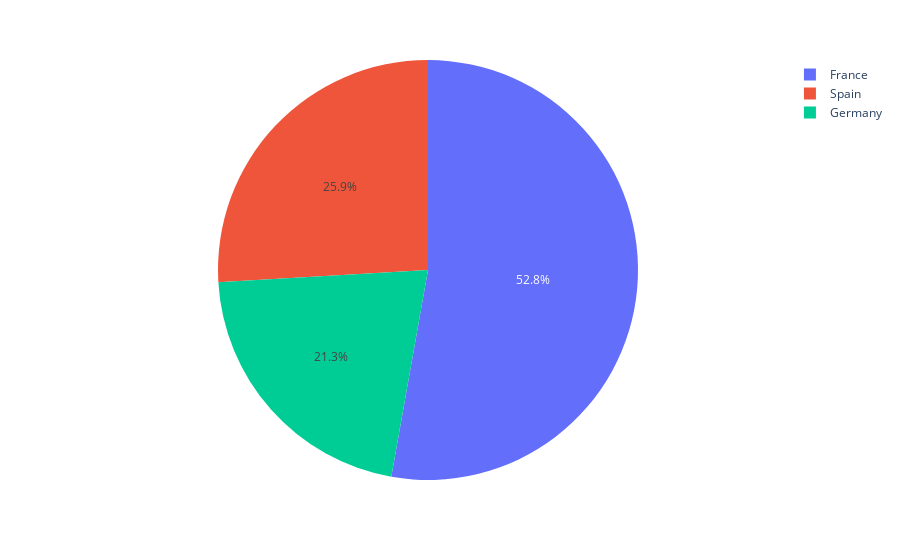

Notebook source saved alongside this figure:
### Markdown cell above
22.ใช้ plotly พล็อต pie chart ของผลรวมของจำนวนลูกค้าที่ churn ในแต่ละภูมิภาค

### Code cell
import plotly.express as px
df3 = df.replace([0, 1], [1, 0])
fig = plt.figure(figsize=(8,8))
px.pie(df3,values = df3['Exited'],names = df3['Geography'])

### Figure 1 — Plotly figure (JSON) as saved in the notebook; plotly's stock layout.template omitted (floating-point values rounded to 4 significant figures; data arrays with more than 128 entries replaced by an {"elided": "..."} marker saying what was removed)
{"data": [{"domain": {"x": [0, 1], "y": [0, 1]}, "hovertemplate": "Geography=%{label}<br>Exited=%{value}<extra></extra>", "labels": {"elided": "10000 str values"}, "legendgroup": "", "name": "", "showlegend": true, "type": "pie", "values": {"elided": "10000 int values"}}], "layout": {"legend": {"tracegroupgap": 0}, "margin": {"t": 60}}}
